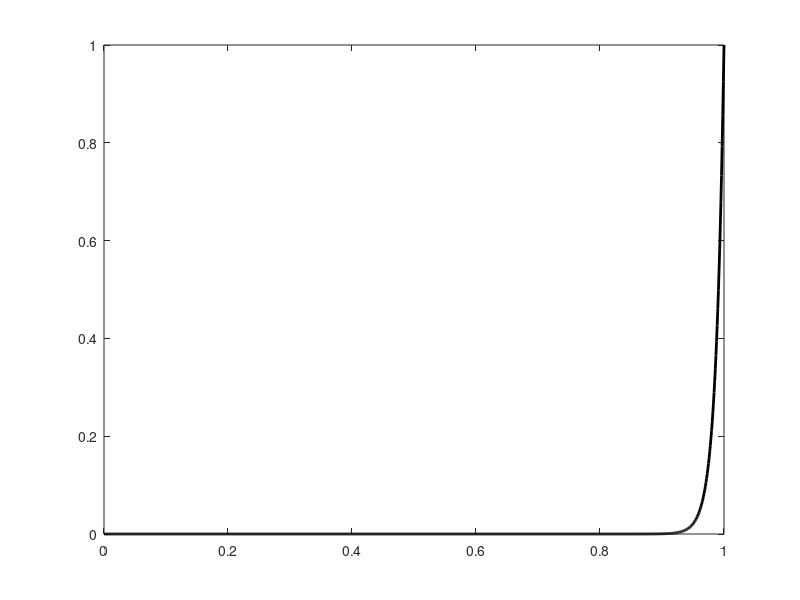

Write the MATLAB code that produced this figure. (Note: this script raises an error after producing the figure.)
%% Q6a - Diffusion-Reaction dominant (b=0, sigma>>mu)
%  -mu u'' + sigma u = 0, u(0)=0, u(1)=1
%  Exact: u(x) = (e^{alpha x} - e^{-alpha x}) / (e^alpha - e^{-alpha})
%         = sinh(alpha x) / sinh(alpha),  alpha = sqrt(sigma/mu)
%  sigma=1, mu=1/6000, n=10,20,30,40

clear; close all;

mu = 1/6000; sigma_coef = 1; b_coef = 0;
fhandle = @(x) 0;
alpha = sqrt(sigma_coef/mu);

% exact solution
x_exact = linspace(0,1,1000)';
u_exact = sinh(alpha*x_exact) / sinh(alpha);

n_values = [10, 20, 30, 40];
colors = {'r', 'b', 'g', 'm'};
markers = {'o', 's', 'd', '^'};

figure();
plot(x_exact, u_exact, 'k-', 'LineWidth', 2); hold on;

for i = 1:length(n_values)
  n = n_values(i);
  [xn, uh] = solve_dtr(mu, b_coef, sigma_coef, n, fhandle, 'galerkin');
  plot(xn, uh, [colors{i} markers{i} '-'], 'MarkerSize', 4, 'LineWidth', 1);
  h = 1/n;
  Pe_react = sigma_coef * h^2 / (6*mu);  % reaction Peclet analog
  fprintf('n=%d, h=%.4f, sigma*h^2/(6*mu)=%.2f, max(uh)=%.4f, min(uh)=%.4f\n', ...
          n, h, Pe_react, max(uh), min(uh));
end

xlabel('x'); ylabel('u(x)');
title(sprintf('Q6a: Diffusion-Reaction (\\mu=1/%d, \\sigma=%g)', round(1/mu), sigma_coef));
legend('Exacte', sprintf('n=%d',n_values(1)), sprintf('n=%d',n_values(2)), ...
       sprintf('n=%d',n_values(3)), sprintf('n=%d',n_values(4)), 'Location', 'NorthWest');
grid on;
print('-dpng', '-r150', '../figures/q6a_reaction_dominant.png');

fprintf('\nQ6a done.\n');
fprintf('alpha = sqrt(sigma/mu) = %.2f\n', alpha);
fprintf('Commentaire:\n');
fprintf('- La solution exacte presente une couche limite en x=0 et un plateau a 0 avant\n');
fprintf('  de monter rapidement pres de x=1 vers u=1.\n');
fprintf('- Pour des maillages grossiers, la solution EF peut presenter des oscillations\n');
fprintf('  spurieuses lorsque sigma*h^2/(6*mu) > 1 (regime reaction-dominant).\n');
fprintf('- Avec n suffisamment grand (h petit), la solution EF converge vers la solution exacte.\n');
